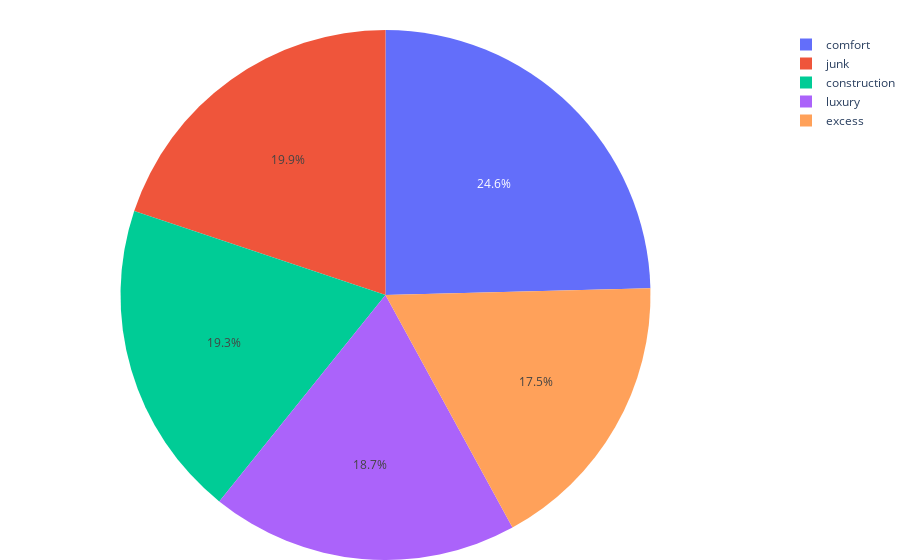

Source (notebook cell):
### Code cell
counts = images['label'].value_counts().sort_index()
iplot(
    Figure()
    .add_trace(Pie(labels=[labels[i] for i in counts.index], values=counts.values))
    .update_layout(margin={'t': 30, 'r': 0, 'b': 0, 'l': 0})
)

### Figure 1 — Plotly figure (JSON) as saved in the notebook; plotly's stock layout.template omitted (floating-point values rounded to 4 significant figures)
{"data": [{"labels": ["luxury", "comfort", "junk", "construction", "excess"], "type": "pie", "values": [218, 286, 231, 225, 203]}], "layout": {"margin": {"b": 0, "l": 0, "r": 0, "t": 30}}}
